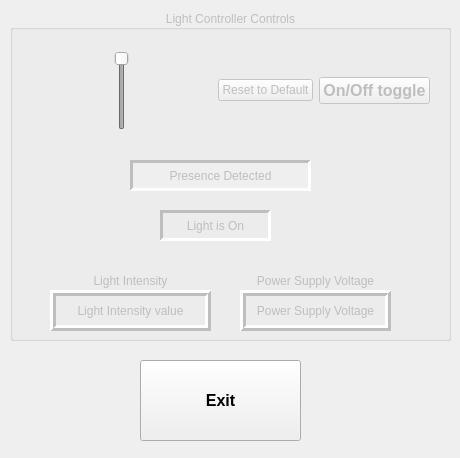
<?xml version="1.0" encoding="UTF-8"?>
<ui version="4.0">
 <class>light_controller_remote_ui</class>
 <widget class="QMainWindow" name="light_controller_remote_ui">
  <property name="geometry">
   <rect>
    <x>0</x>
    <y>0</y>
    <width>460</width>
    <height>458</height>
   </rect>
  </property>
  <property name="windowTitle">
   <string>light_controller_remote_ui</string>
  </property>
  <widget class="QWidget" name="light_controller_ui">
   <widget class="QGroupBox" name="light_controller_controls">
    <property name="enabled">
     <bool>false</bool>
    </property>
    <property name="geometry">
     <rect>
      <x>10</x>
      <y>10</y>
      <width>441</width>
      <height>331</height>
     </rect>
    </property>
    <property name="title">
     <string>Light Controller Controls</string>
    </property>
    <property name="alignment">
     <set>Qt::AlignCenter</set>
    </property>
    <widget class="QWidget" name="layoutWidget">
     <property name="geometry">
      <rect>
       <x>10</x>
       <y>30</y>
       <width>421</width>
       <height>101</height>
      </rect>
     </property>
     <layout class="QHBoxLayout" name="horizontalLayout">
      <item>
       <spacer name="horizontalSpacer_2">
        <property name="orientation">
         <enum>Qt::Horizontal</enum>
        </property>
        <property name="sizeHint" stdset="0">
         <size>
          <width>20</width>
          <height>20</height>
         </size>
        </property>
       </spacer>
      </item>
      <item>
       <widget class="QSlider" name="dimmer_slider">
        <property name="sizePolicy">
         <sizepolicy hsizetype="MinimumExpanding" vsizetype="MinimumExpanding">
          <horstretch>0</horstretch>
          <verstretch>0</verstretch>
         </sizepolicy>
        </property>
        <property name="minimumSize">
         <size>
          <width>10</width>
          <height>0</height>
         </size>
        </property>
        <property name="minimum">
         <number>1</number>
        </property>
        <property name="maximum">
         <number>100</number>
        </property>
        <property name="value">
         <number>100</number>
        </property>
        <property name="orientation">
         <enum>Qt::Vertical</enum>
        </property>
       </widget>
      </item>
      <item>
       <spacer name="horizontalSpacer">
        <property name="orientation">
         <enum>Qt::Horizontal</enum>
        </property>
        <property name="sizeType">
         <enum>QSizePolicy::MinimumExpanding</enum>
        </property>
        <property name="sizeHint" stdset="0">
         <size>
          <width>20</width>
          <height>20</height>
         </size>
        </property>
       </spacer>
      </item>
      <item>
       <widget class="QPushButton" name="reset_to_default">
        <property name="text">
         <string>Reset to Default</string>
        </property>
       </widget>
      </item>
      <item>
       <widget class="QPushButton" name="toggle_on_off">
        <property name="sizePolicy">
         <sizepolicy hsizetype="MinimumExpanding" vsizetype="Fixed">
          <horstretch>0</horstretch>
          <verstretch>0</verstretch>
         </sizepolicy>
        </property>
        <property name="font">
         <font>
          <pointsize>12</pointsize>
          <bold>true</bold>
         </font>
        </property>
        <property name="text">
         <string>On/Off toggle</string>
        </property>
        <property name="checkable">
         <bool>true</bool>
        </property>
       </widget>
      </item>
     </layout>
    </widget>
    <widget class="QLabel" name="presence_detected">
     <property name="geometry">
      <rect>
       <x>120</x>
       <y>150</y>
       <width>181</width>
       <height>31</height>
      </rect>
     </property>
     <property name="autoFillBackground">
      <bool>true</bool>
     </property>
     <property name="frameShape">
      <enum>QFrame::Panel</enum>
     </property>
     <property name="frameShadow">
      <enum>QFrame::Sunken</enum>
     </property>
     <property name="lineWidth">
      <number>3</number>
     </property>
     <property name="text">
      <string>Presence Detected</string>
     </property>
     <property name="alignment">
      <set>Qt::AlignCenter</set>
     </property>
     <property name="wordWrap">
      <bool>true</bool>
     </property>
    </widget>
    <widget class="QLabel" name="light_state">
     <property name="geometry">
      <rect>
       <x>150</x>
       <y>200</y>
       <width>111</width>
       <height>31</height>
      </rect>
     </property>
     <property name="frameShape">
      <enum>QFrame::Panel</enum>
     </property>
     <property name="frameShadow">
      <enum>QFrame::Sunken</enum>
     </property>
     <property name="lineWidth">
      <number>3</number>
     </property>
     <property name="text">
      <string>Light is On</string>
     </property>
     <property name="alignment">
      <set>Qt::AlignCenter</set>
     </property>
    </widget>
    <widget class="QLabel" name="light_intensity">
     <property name="geometry">
      <rect>
       <x>40</x>
       <y>280</y>
       <width>161</width>
       <height>41</height>
      </rect>
     </property>
     <property name="frameShape">
      <enum>QFrame::Box</enum>
     </property>
     <property name="frameShadow">
      <enum>QFrame::Raised</enum>
     </property>
     <property name="lineWidth">
      <number>3</number>
     </property>
     <property name="text">
      <string>Light Intensity value</string>
     </property>
     <property name="alignment">
      <set>Qt::AlignCenter</set>
     </property>
    </widget>
    <widget class="QLabel" name="power_supply_voltage">
     <property name="geometry">
      <rect>
       <x>230</x>
       <y>280</y>
       <width>151</width>
       <height>41</height>
      </rect>
     </property>
     <property name="frameShape">
      <enum>QFrame::Box</enum>
     </property>
     <property name="frameShadow">
      <enum>QFrame::Raised</enum>
     </property>
     <property name="lineWidth">
      <number>3</number>
     </property>
     <property name="text">
      <string>Power Supply Voltage</string>
     </property>
     <property name="alignment">
      <set>Qt::AlignCenter</set>
     </property>
    </widget>
    <widget class="QLabel" name="light_intensity_label">
     <property name="enabled">
      <bool>false</bool>
     </property>
     <property name="geometry">
      <rect>
       <x>40</x>
       <y>260</y>
       <width>161</width>
       <height>21</height>
      </rect>
     </property>
     <property name="frameShape">
      <enum>QFrame::NoFrame</enum>
     </property>
     <property name="frameShadow">
      <enum>QFrame::Plain</enum>
     </property>
     <property name="lineWidth">
      <number>3</number>
     </property>
     <property name="text">
      <string>Light Intensity</string>
     </property>
     <property name="alignment">
      <set>Qt::AlignCenter</set>
     </property>
     <property name="textInteractionFlags">
      <set>Qt::NoTextInteraction</set>
     </property>
    </widget>
    <widget class="QLabel" name="power_supply_voltage_label">
     <property name="geometry">
      <rect>
       <x>230</x>
       <y>260</y>
       <width>151</width>
       <height>21</height>
      </rect>
     </property>
     <property name="frameShape">
      <enum>QFrame::NoFrame</enum>
     </property>
     <property name="frameShadow">
      <enum>QFrame::Plain</enum>
     </property>
     <property name="lineWidth">
      <number>3</number>
     </property>
     <property name="text">
      <string>Power Supply Voltage</string>
     </property>
     <property name="alignment">
      <set>Qt::AlignCenter</set>
     </property>
     <property name="textInteractionFlags">
      <set>Qt::NoTextInteraction</set>
     </property>
    </widget>
   </widget>
   <widget class="QPushButton" name="exit_button">
    <property name="geometry">
     <rect>
      <x>140</x>
      <y>360</y>
      <width>161</width>
      <height>81</height>
     </rect>
    </property>
    <property name="font">
     <font>
      <pointsize>12</pointsize>
      <bold>true</bold>
     </font>
    </property>
    <property name="text">
     <string>Exit</string>
    </property>
   </widget>
  </widget>
 </widget>
 <layoutdefault spacing="6" margin="11"/>
 <resources/>
 <connections/>
</ui>
